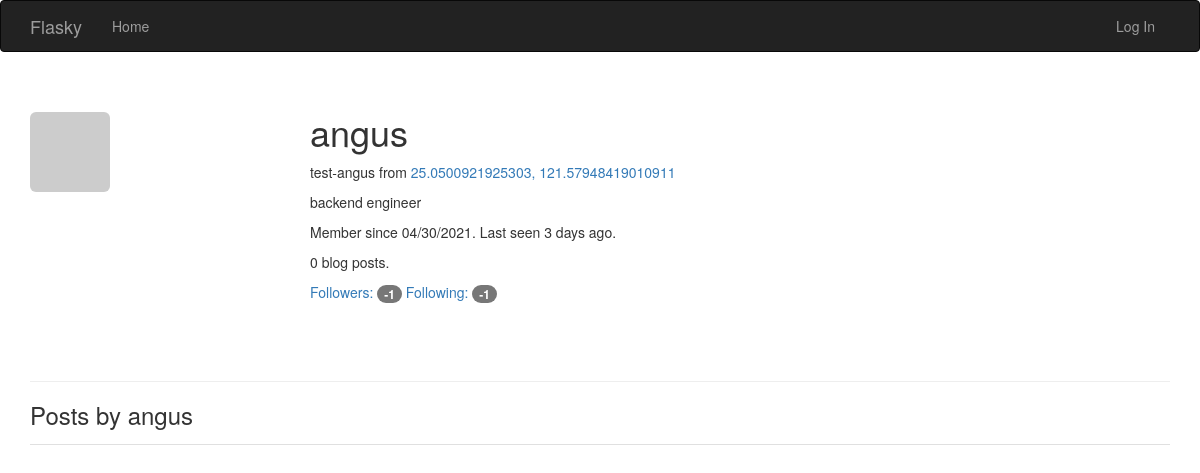
Page /user/angus on the earlier database version.
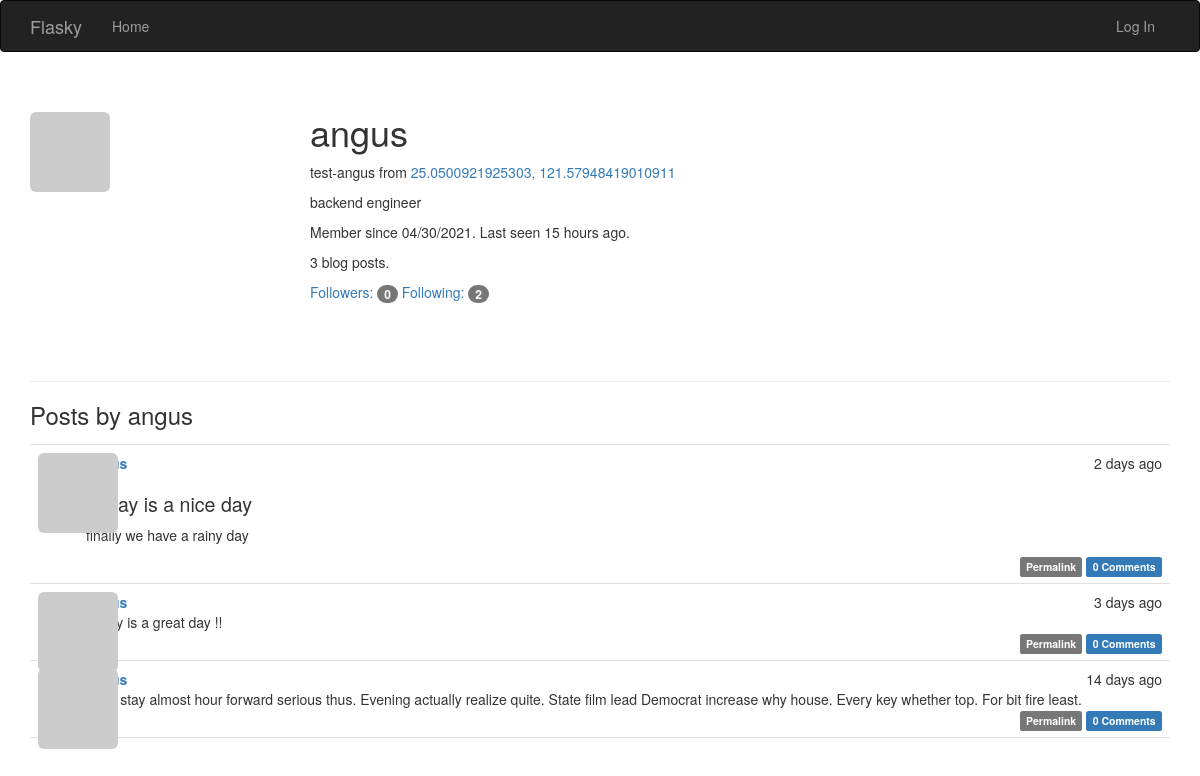
Same page on the later database version.
### app/models.py (models this page shows, shortened)
class User(UserMixin, db.Model):
    __tablename__ = 'users'
    id = db.Column(db.Integer, primary_key=True)
    username = db.Column(db.String(64), unique=True, index=True)
    email = db.Column(db.String(64), unique=True, index=True)  # 讓使用者可以用email 登入
    role_id = db.Column(db.Integer, db.ForeignKey('roles.id'))
    password_hash = db.Column(db.String(128))
    confirmed = db.Column(db.Boolean, default=False)  # 帳號確認狀態
    name = db.Column(db.String(64))  # 本名
    location = db.Column(db.String(64))
    about_me = db.Column(db.Text())
    member_since = db.Column(db.DateTime(), default=datetime.utcnow)  # 建立時間
    last_seen = db.Column(db.DateTime(), default=datetime.utcnow)  # 上次訪問時間
    avatar_hash = db.Column(db.String(32))  # 儲存頭像URL用
    posts = db.relationship('Post', backref='author', lazy='dynamic')
    followed = db.relationship('Follow', foreign_keys=[Follow.follower_id],
                                         backref=db.backref('follower', lazy='joined'),
                                         lazy='dynamic',
                                         cascade='all, delete-orphan')
    followers = db.relationship('Follow', foreign_keys=[Follow.followed_id],
                                          backref=db.backref('followed', lazy='joined'),
                                          lazy='dynamic',
                                          cascade='all, delete-orphan')
    comments = db.relationship('Comment', backref='author', lazy='dynamic')  # 與評論的關係
    @property  # property 是只能讀取的屬性特性
    def password(self):
        raise AttributeError('password is not a readable attribute')
    def gravatar_hash(self):  # 產生email MD5 hash值
        return hashlib.md5(self.email.lower().encode('utf-8')).hexdigest()
    def gravatar(self, size=100, default='identicon', rating='g'):  # 產生gravatar的URL
        url = 'https://secure.gravatar.com/avatar'
        hash = self.avatar_hash or self.gravatar_hash()
        return f'{url}/{hash}?s={size}&d={default}&r={rating}'

class Post(db.Model):
    __tablename__ = 'posts'
    id = db.Column(db.Integer, primary_key=True)
    body = db.Column(db.Text) # 儲存markdown 格式文章
    body_html = db.Column(db.Text)  # 儲存html 格式文章
    timestamp = db.Column(db.DateTime, index=True, default=datetime.utcnow)
    author_id = db.Column(db.Integer, db.ForeignKey('users.id'))
    comments = db.relationship('Comment', backref='post', lazy='dynamic')  # 與評論的關聯

### app/main/views.py (the view)
@main.route('/user/<username>')
def user(username):
    user = User.query.filter_by(username=username).first_or_404()  # 若找不到user就跳404
    posts = user.posts.order_by(Post.timestamp.desc()).all()
    return render_template('user.html', user=user, posts=posts)  # 將user傳入模板 顯示訊息

### app/auth/views.py (called while the page is built)
@auth.before_app_request  # 註冊成全域的裝飾器
def before_request():
    if current_user.is_authenticated:  # 如果使用者有登入下的判斷
        current_user.ping()  # 每次都執行 更新上次登入時間
        if not current_user.confirmed and request.endpoint \
            and request.blueprint != 'auth' and request.endpoint != 'static':
            return redirect(url_for('auth.unconfirmed'))

### app/main/__init__.py (called while the page is built)
@main.app_context_processor
def inject_permissions():
    return dict(Permission=Permission)

### app/models.py (called while the page is built)
    def can(self, permissions):
        return False

    def is_administrator(self):
        return False

### app/templates/user.html (shortened to what this page needs)
{% extends "base.html" %}
{% import "_macros.html" as macros %}
{% block page_content %}
<div class="page-header">
    <img class="img-rounded profile-thumbnail" src="{{ user.gravatar(size=256) }}">
    <div class="profile-header">
        <h1>{{ user.username }}</h1>
        {% if user.name or user.location %}
        <p>
            {% if user.name %}
                {{ user.name }}
            {% endif %}
            {% if user.location %}
                from <a href="http://maps.google.com/?q={{ user.location }}">{{ user.location }}</a>
            {% endif %}
        </p>
        {% endif %}
        {% if user.about_me %}<p>{{ user.about_me }}</p>{% endif %}
        <p>Member since {{ moment(user.member_since).format('L') }}. Last seen {{ moment(user.last_seen).fromNow() }}.</p>
        <p>{{ user.posts.count() }} blog posts.</p>
        <p>
            <a href="{{ url_for('.followers', username=user.username) }}">Followers: <span class="badge">{{ user.followers.count() - 1 }}</span></a>
            <a href="{{ url_for('.followed_by', username=user.username) }}">Following: <span class="badge">{{ user.followed.count() - 1 }}</span></a>
        </p>
    </div>
</div>
<h3>Posts by {{ user.username }}</h3>
{% include '_posts.html' %}
{% endblock %}

### app/templates/base.html (shortened to what this page needs)
{% extends "bootstrap/base.html" %}
{% block head %}
{{ super() }}
<link rel="stylesheet" type="text/css" href="{{ url_for('static', filename='styles.css') }}">
{% endblock %}
{% block navbar %}
<div class="navbar navbar-inverse" role="navigation">
    <div class="container">
        <div class="navbar-header">
            <a class="navbar-brand" href="{{ url_for('main.index') }}">Flasky</a>
        </div>
        <div class="navbar-collapse collapse">
            <ul class="nav navbar-nav">
                <li><a href="{{ url_for('main.index') }}">Home</a></li>
            </ul>
            <ul class="nav navbar-nav navbar-right">
                {% if current_user.is_authenticated %}
                <li class="dropdown">
                     <a href="#" class="dropdown-toggle" data-toggle="dropdown">
                        <img src="{{ current_user.gravatar(size=18) }}">
                        Account <b class="caret"></b>
                    </a>
                    <ul class="dropdown-menu">
                        <li><a href="{{ url_for('auth.change_password') }}">Change Password</a></li>
                        <li><a href="{{ url_for('auth.change_email_request') }}">Change Email</a></li>
                        <li><a href="{{ url_for('auth.logout') }}">Log Out</a></li>
                    </ul>
                </li>
                {% else %}
                <li><a href="{{ url_for('auth.login') }}">Log In</a></li>
                {% endif %}
            </ul>
        </div>
    </div>
</div>
{% endblock %}
{% block content %}
<div class="container">
    {% block page_content %}{% endblock %}
</div>
{% endblock %}

### app/templates/_posts.html (shortened to what this page needs)
<ul class="posts">
    {% for post in posts %}
    <li class="post">
        <div class="post-thumbnail">
            <a href="{{ url_for('.user', username=post.author.username) }}">
                <img class="img-rounded profile-thumbnail" src="{{ post.author.gravatar(size=40) }}">
            </a>
        </div>
        <div class="post-content">
            <div class="post-date">{{ moment(post.timestamp).fromNow() }}</div>
            <div class="post-author"><a href="{{ url_for('.user', username=post.author.username) }}">{{ post.author.username }}</a></div>
                    <div class="post-body">
                {% if post.body_html %}
                    {{ post.body_html | safe }}
                {% else %}
                    {{ post.body }}
                {% endif %}
        </div>
            <div class="post-footer">
                <a href="{{ url_for('.post', id=post.id) }}">
                    <span class="label label-default">Permalink</span>
                </a>
                <a href="{{ url_for('.post', id=post.id) }}#comments">
                    <span class="label label-primary">{{ post.comments.count() }} Comments</span>
                </a>
            </div>
    </li>
    {% endfor %}
</ul>

### app/static/styles.css (style rules this page uses)
.profile-thumbnail { position: absolute; }
.profile-header { min-height: 260px; margin-left: 280px; }
ul.posts { list-style-type: none; padding: 0px; margin: 16px 0px 0px 0px; border-top: 1px solid #e0e0e0; }
ul.posts li.post { padding: 8px; border-bottom: 1px solid #e0e0e0; }
div.post-date { float: right; }
div.post-author { font-weight: bold; }
div.post-thumbnail { position: absolute; }
div.post-content { margin-left: 48px; min-height: 48px; }
div.post-footer { text-align: right; }
.post-body h1 { font-size: 140%; }

Differences in the rows shown:
changed User "angus": last_seen "3 days ago" → "15 hours ago"
added Post: timestamp "2 days ago", body_html "Today is a nice day finally we have a rainy day", comments.count "0"
added Post: timestamp "3 days ago", body "Today is a great day !!", comments.count "0"
added Post: timestamp "14 days ago", body "Hear stay almost hour forward serious thus. Evening actually realize quite. State film lead Democrat increase why house. Every key whether top. For bit fire least.", comments.count "0"
Other differences:
{{ user.posts.count() }}: "0" → "3"
{{ user.followers.count() - 1 }}: "-1" → "0"
{{ user.followed.count() - 1 }}: "-1" → "2"
